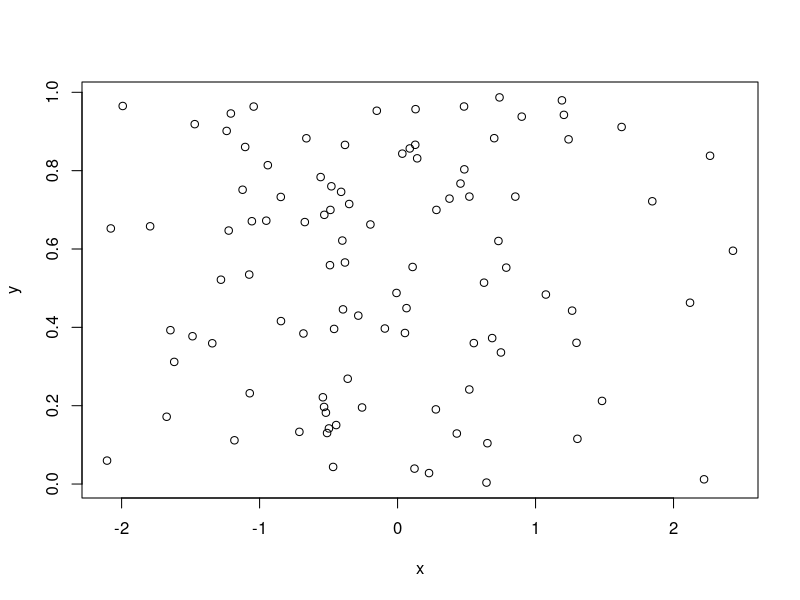
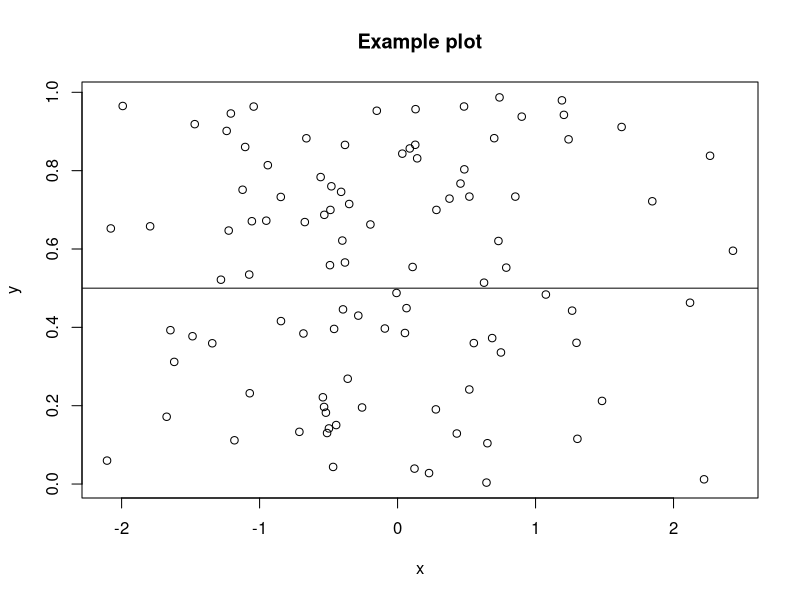

Reproduce these figures in R, in order.
# ==============================================================================
# saving plots
x = rnorm(100)
y = runif(100)
plot(x, y) # this will show up in the "Plots" panel

# start sinking plots to this file, specify options
pdf("plot.pdf", width = 8, height = 5)
# produce a plot
plot(x, y) # notice it doesn't show up in "Plots
abline(a=0.5, b=0)
title("Example plot")
# close the plot
dev.off()

# ==============================================================================
# LaTeX tables from data.frames
df = data.frame(
  x = seq(10), y=paste0("X", seq(10)), z=F
)
xtable::xtable(df)
